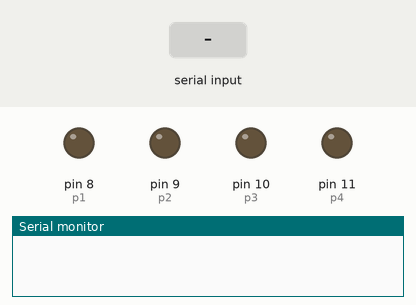
Bench run of a sketch on a simulated Arduino Uno, built with avr-gcc and run on an emulated ATmega328P. Parts: output pins drawn as LEDs (lit = HIGH), the last lines printed to the serial monitor. Inputs (shaded band) come from the test bench.

Above: at 1.2 s.
1.3 s: "1" received over Serial
At 2.4 s:
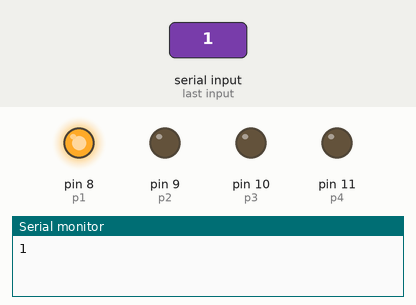
2.8 s: "2" received over Serial
At 3.6 s:
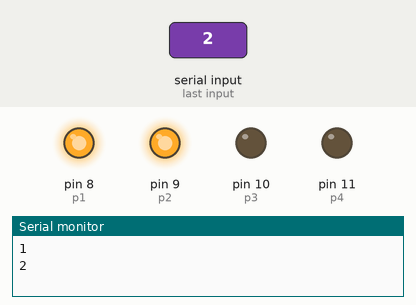
4.3 s: "3" received over Serial
At 4.7 s:
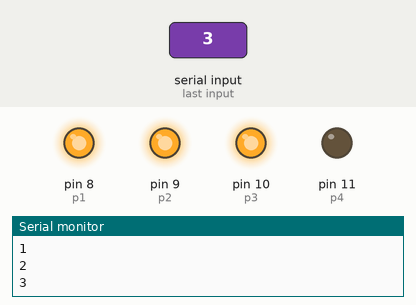
5.8 s: "4" received over Serial
At 7.0 s:
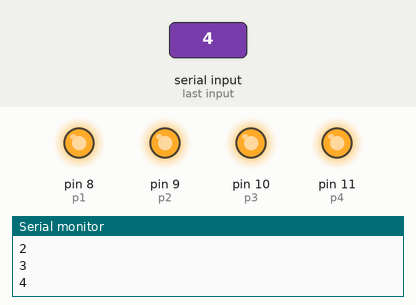
7.3 s: "5" received over Serial
At 8.2 s:
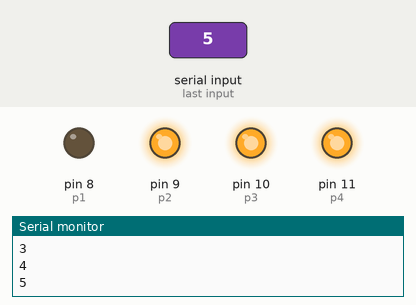
8.8 s: "6" received over Serial
At 9.3 s:
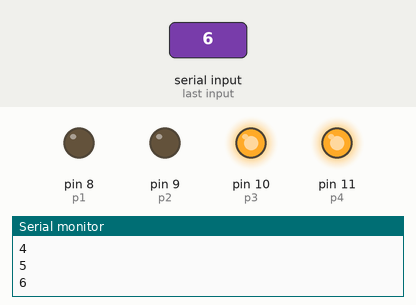
Timing chart, 0 to 11.3 s (numbered marks = the images above; inputs shaded):
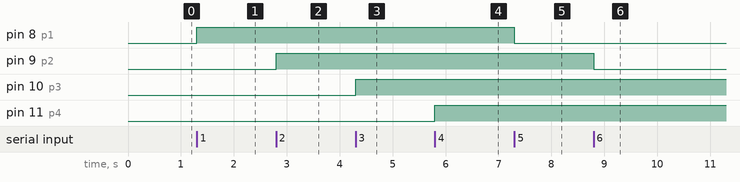

The sketch:

Exercicio1.ino
```cpp
#define p1 8   //definindo que o pino 8 se chama p1
#define p2 9   //definindo que o pino 9 se chama p2
#define p3 10  //definindo que o oino 10 se chama p3
#define p4 11  //definindo que o pino 11 se chama p4

void setup() {
  Serial.begin(9600); //fala o tempo da iniciacao do arduino
  pinMode(p1, OUTPUT);  //definindo p1 como OUTPUT
  pinMode(p2, OUTPUT);  //definindo p2 como OUTPUT
  pinMode(p3, OUTPUT);  //definindo p3 como OUTPUT
  pinMode(p4, OUTPUT);  //definindo p4 como OUTPUT
}

void loop() {
  if (Serial.available() == 1 ){ //se eu tenho algo disponivel na serial
    char i = Serial.read(); //ler o valor da serial e armazena em i
    Serial.println(i); //mostra no Serial Monitor o que esta na serial

    if ( i == '1'){ //se i é igual a 1 entao
      digitalWrite(p1, 1); //torna p1 AUTO
    }
    if ( i == '2'){ //se i é igual a 2 entao
      digitalWrite(p2, 1); //torna p2 AUTO
    }
    if ( i == '3'){ //se i é igual a 3 entao
      digitalWrite(p3, 1); //torna p3 AUTO
    }
    if ( i == '4'){ //se i é igual a 4 entao
      digitalWrite(p4, 1); //torna p4 AUTO
    }
    if ( i == '5'){ //se i é igual a 5 entao
      digitalWrite(p1, 0); //torna p1 BAIXO
    }
    if ( i == '6'){ //se i é igual a 6 entao
      digitalWrite(p2, 0); //torna p2 BAIXO
    }
    if ( i == '7'){ //se i é igual a 7 entao
      digitalWrite(p3, 0); //torna p3 BAIXO
    }
    if ( i == '8'){  //se i é igual a 8 entao
      digitalWrite(p4, 0); //torna p4 BAIXO
    }
    if ( i == '9'){ //se i é igual a 9 entao
      digitalWrite(p1, 1); //torna p1 AUTO
      digitalWrite(p2, 1); //torna p2 AUTO
      digitalWrite(p3, 1); //torna p3 AUTO
      digitalWrite(p4, 1); //torna p4 AUTO
    }
    if ( i == '0'){ //se i é igual a 0 entao
      digitalWrite(p1, 0); //torna p1 BAIXO
      digitalWrite(p2, 0); //torna p2 BAIXO
      digitalWrite(p3, 0); //torna p3 BAIXO
      digitalWrite(p4, 0); //torna p4 BAIXO
    }
  }
}
```

Measured:
- after the input at 1.3 s, pin 8 (p1): LOW → HIGH at once
- after the input at 2.8 s, pin 9 (p2): LOW → HIGH at once
- after the input at 4.3 s, pin 10 (p3): LOW → HIGH at once
- after the input at 5.8 s, pin 11 (p4): LOW → HIGH at once
- after the input at 7.3 s, pin 8 (p1): HIGH → LOW at once
- after the input at 8.8 s, pin 9 (p2): HIGH → LOW at once
